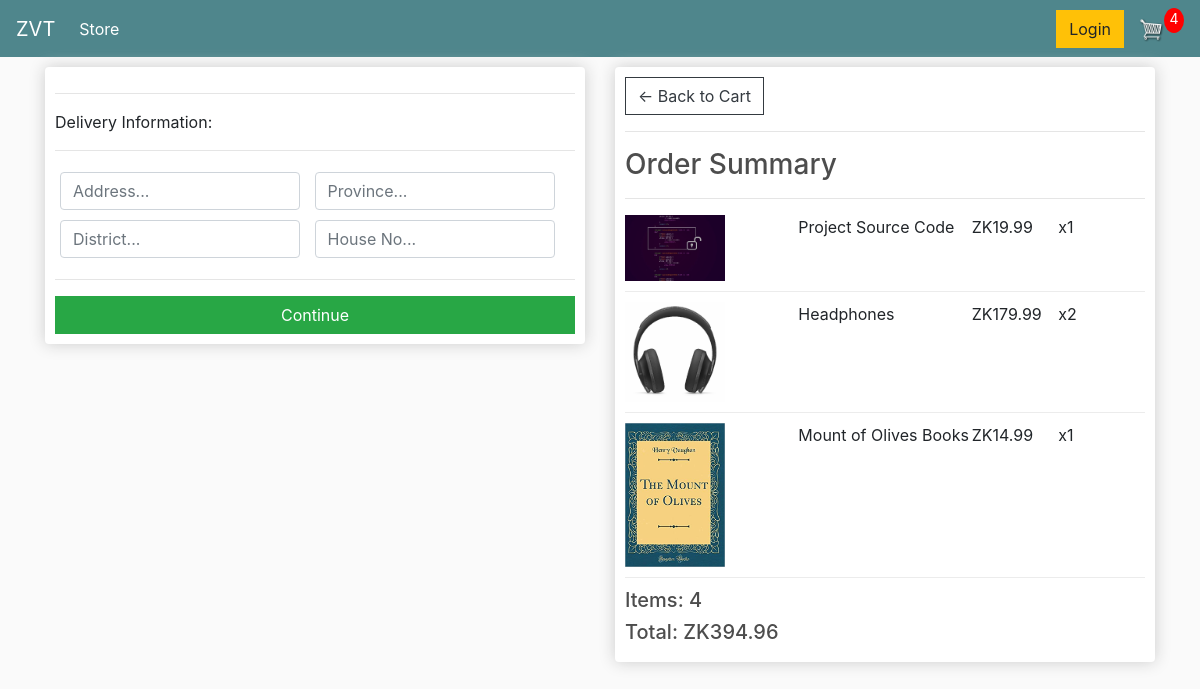
Page /checkout (signed in) on the committed database.
### store/models.py (models this page shows, shortened)
class OrderItem(models.Model):
    product = models.ForeignKey(Product, on_delete=models.SET_NULL, null=True)
    order = models.ForeignKey(Order, on_delete=models.SET_NULL, null=True)
    quantity = models.IntegerField(default=0, null=True, blank=True)
    date_added = models.DateTimeField(auto_now_add=True)
    @property
    def get_total(self):
        total = self.product.price * self.quantity
        return total

class Product(models.Model):
    name = models.CharField(max_length=200)
    price = models.FloatField()
    digital = models.BooleanField(default=False, null=True, blank=True)
    image = models.ImageField(null=True, blank=True)
    @property
    def imageURL(self):
        try:
            url = self.image.url
        except :
            url = ''
        return url

class Order(models.Model):
    customer = models.ForeignKey(Customer, on_delete=models.SET_NULL, null=True, blank=True)
    date_ordered = models.DateTimeField(auto_now_add=True)
    complete = models.BooleanField(default=False)
    transaction_id = models.CharField(max_length=100, null=True)
    @property
    def delivery(self):
        delivery = False
        orderitems = self.orderitem_set.all()
        for i in orderitems:
            if i.product.digital == False:
                delivery = True
        return delivery
    @property
    def get_cart_total(self):
        orderitems = self.orderitem_set.all()
        total = sum([item.get_total for item in orderitems])
        return total
    @property
    def get_cart_items(self):
        orderitems = self.orderitem_set.all()
        total = sum([item.quantity for item in orderitems])
        return total

### store/views.py (the view)
# urls.py: path('checkout', views.checkout, name="checkout"),
def checkout(request):
    if request.user.is_authenticated:
        customer = request.user.customer
        order, created = Order.objects.get_or_create(customer=customer, complete=False)
        items = order.orderitem_set.all()
        cartItems = order.get_cart_items
    else:
        items = []
        order = {'get_cart_total':0, 'get_cart_items':0, 'delivery':False}
        cartItems = order['get_cart_items']
    context = {'items':items, 'order': order, 'cartItems':cartItems}
    return render(request, 'store/checkout.html', context)

### store/templates/store/checkout.html (shortened to what this page needs)
{% extends 'Store/main.html' %}
{% load static %}
{% block content %}
    <div class="row">
        <div class="col-lg-6">
            <div class="box-element" id="form-wrapper">
                <form id="form">
                    <div id="delivery-info">
                        <hr>
                        <p>Delivery Information:</p>
                        <hr>
                        <div class="form-field">
                            <input class="form-control" type="text" name="address" placeholder="Address...">
                        </div>
                        <div class="form-field">
                            <input class="form-control" type="text" name="province" placeholder="Province...">
                        </div>
                        <div class="form-field">
                            <input class="form-control" type="text" name="district" placeholder="District...">
                        </div>
                        <div class="form-field">
                            <input class="form-control" type="text" name="houseno" placeholder="House No...">
                        </div>
                    </div>
                    <hr>
                    <input id="form-button" class="btn btn-success btn-block" type="submit" value="Continue">
                </form>
            </div>
            <br>
        </div>
        <div class="col-lg-6">
            <div class="box-element">
                <a class="btn btn-outline-dark" href="{% url 'cart' %}">&#x2190; Back to Cart</a>
                <hr>
                <h3>Order Summary</h3>
                <hr>
                {% for item in items %}
                <div class="cart-row">
                    <div style="flex:2"><img src="{{item.product.imageURL}}" class="row-image"></div>
                    <div style="flex:2"><p>{{item.product.name}}</p></div>
                    <div style="flex:1"><p>ZK{{item.product.price|floatformat:2}}</p></div>
                    <div style="flex:1"><p>x{{item.quantity}}</p></div>
                </div>
                {% endfor %}
                <h5>Items: {{order.get_cart_items}}</h5>
                <h5>Total: ZK{{order.get_cart_total|floatformat:2}}</h5>
            </div>
        </div>
    </div>
{% endblock content %}

### static/css/main.css (style rules this page uses)
body { background-color: hsl(0, 0%, 98%); }
h1, h2, h3, h4, h5, h6 { color: hsl(0, 0%, 30%); }
.box-element { box-shadow: hsl(0, 0%, 80%) 0 0 16px; background-color: #fff; border-radius: 4px; padding: 10px; }
.col-lg-4, .col-lg-6, .col-lg-8, .col-lg-12 { margin-top: 10px; }
.btn { border-radius: 0; }
.row-image { width: 100px; }
.form-field { width: 250px; display: inline-block; padding: 5px; }
.cart-row { display: flex; align-items: flex-stretch; padding-bottom: 10px; margin-bottom: 10px; border-bottom: 1px solid #ececec; }

### rows in the picture
OrderItem: product.imageURL (picture), product.name "Project Source Code", product.price "19.99", quantity "1"
OrderItem: product.imageURL (picture), product.name "Headphones", product.price "179.99", quantity "2"
OrderItem: product.imageURL (picture), product.name "Mount of Olives Books", product.price "14.99", quantity "1"
Order: get_cart_items "4", get_cart_total "394.96"

### other values in the picture
{{ cartItems }} "4"
